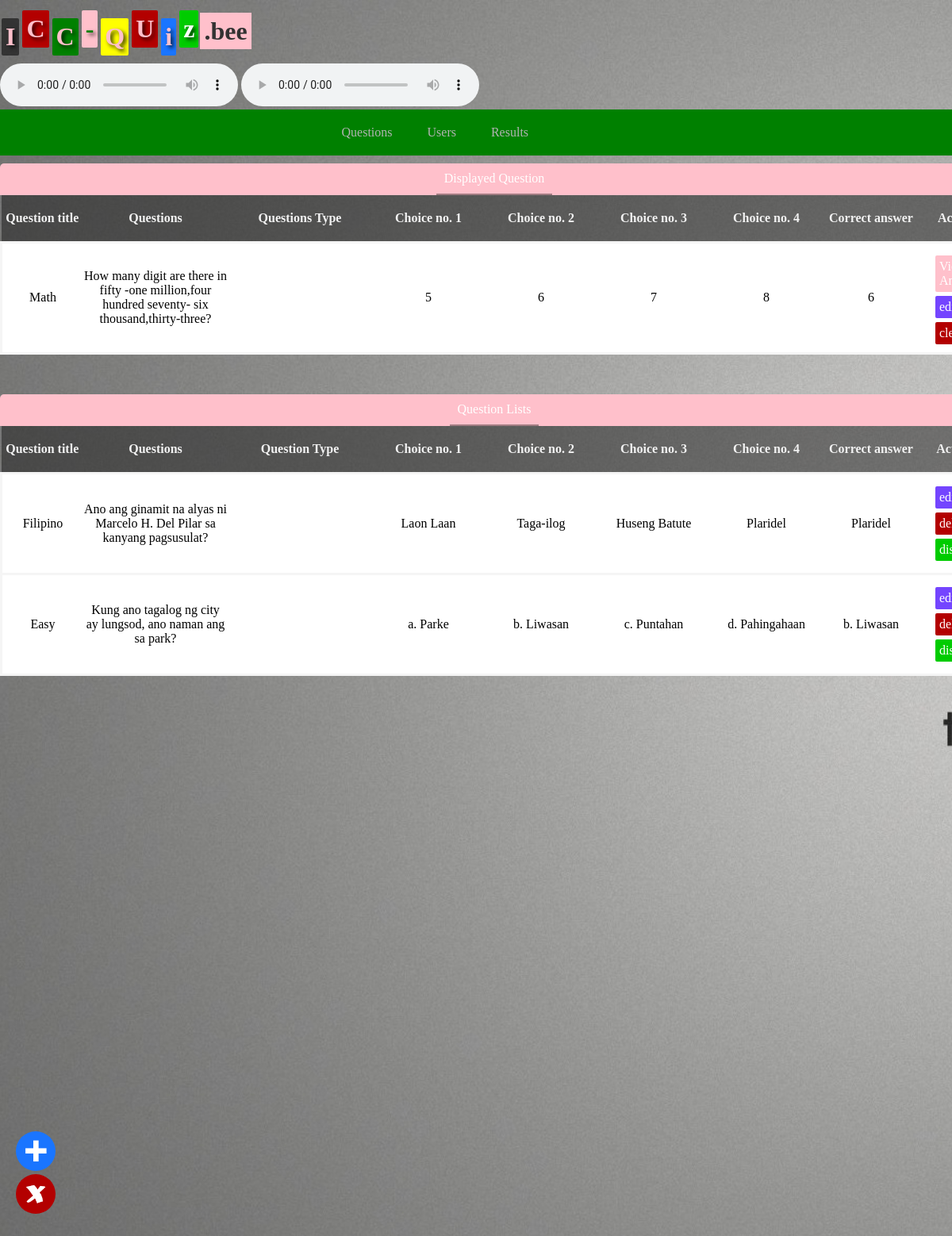
Screenshot of /admin.php (signed in) with the database file from the repository.
### tables this page shows
CREATE TABLE `question_display` (
  `question_no` int(11) NOT NULL,
  `choice_one` varchar(255) DEFAULT NULL,
  `choice_two` varchar(255) DEFAULT NULL,
  `choice_three` varchar(255) DEFAULT NULL,
  `choice_four` varchar(255) DEFAULT NULL,
  `main_question` varchar(265) NOT NULL,
  `type` varchar(265) NOT NULL,
  `answer` varchar(200) NOT NULL,
  `question_title` varchar(400) NOT NULL
);

CREATE TABLE `table_for_questions` (
  `question_no` int(11) NOT NULL,
  `choice_one` varchar(255) DEFAULT NULL,
  `choice_two` varchar(255) DEFAULT NULL,
  `choice_three` varchar(255) DEFAULT NULL,
  `choice_four` varchar(255) DEFAULT NULL,
  `main_question` text NOT NULL,
  `type` varchar(63) NOT NULL,
  `answer` varchar(200) NOT NULL,
  `question_title` varchar(400) NOT NULL
);

### admin.php (the view, shortened to what this page needs)
<?php
$type=$_GET['quiz_type'];
if (isset($_SESSION['admin_id'])) {
include("connection.php");
?>
<!DOCTYPE html>
<html>
<head>
</head>
<body>
<div class="menu"><div class="logos">
	<div class="logo"><h1><span>I</span><span>C</span><span>C</span><span>-</span><span>Q</span><span>U</span><span>i</span><span>z</span><label>.bee</label> </h1></div>
</div>
			<audio class="audio" controls="controls" onloadeddata="var audioPlayer = this;setTimeout(function(){audioPlayer.play();},8000)">
	<source src="clock.mp3" type="audio/mp3">
</audio>
<audio class="audio" controls="controls" onloadeddata="var audioPlayer = this;setTimeout(function(){audioPlayer.play();},14000)">
	<source src="time.mp3" type="audio/mp3">
</audio>
<div class="header">
	<div class="table">
	<div class="main_table">
		<ul><li><a href="main_admin.php" target="_blank">Questions </a></li>
		<li><a href="user.php"  target="_blank">Users</a></li>
	<li><a href="final_result.php"  target="_blank">Results</a></li>
	</div>
	</div>
</div>
<div class="main">
<div class="final_question">
	<div class="heads"><span>Displayed Question </span></div>
<?php
include("select_display.php");
?>
</div>
	<div class="sulod">
		<div class="heads"><span>Question Lists</span></div>
	<table>
		<thead>
		<tr>
			  <th style="width:80px;">Question title</th>
			  <th style="width: 100px;">Questions</th>
			  <th style="width:100px;">Question Type</th>
			  <th style="width:100px;">Choice no. 1</th>
			  <th style="width:100px;">Choice no. 2</th>
			  <th style="width:100px;">Choice no. 3</th>
			  <th style="width:100px;">Choice no. 4</th>
			   <th style="width:100px;">Correct answer</th>
			  <th><center>Action</center></th>
			</tr>
			</thead>
			<?php
$select = mysqli_query($conn,"SELECT * from table_for_questions where type='$type' order by question_no DESC");
       while ($result=mysqli_fetch_array($select)) {
    ?>
<tr class="hover">
				<td><div class="title_"><?php echo $result['question_title']; ?></div></td>
				<td><div class="question"><?php echo $result['main_question']; ?></div></td>
				<td><div class="question"><?php echo $result['type']; ?></div></td>
<td><div class="choices"><?php echo $result['choice_one']; ?></div></td>
<td><div class="choices"><?php echo $result['choice_two']; ?></div></td>
<td><div class="choices"><?php echo $result['choice_three']; ?></div></td>
<td><div class="choices"><?php echo $result['choice_four']; ?></div></td>
<td><div class="correct"><?php echo $result['answer']; ?></div></td>
<td class="log"><div class="logos">
	<a class="edit" href="admin.php?update=true&&question=<?php echo $result['main_question']; ?>&&choice_one=<?php echo $result['choice_one']; ?>&&choice_two=<?php echo $result['choice_two']; ?>&&choice_three=<?php echo $result['choice_three']; ?>&&choice_four=<?php echo $result['choice_four']; ?>&&correct=<?php echo $result['answer'];?>&&title=<?php echo $result['question_title'];?>&&no=<?php echo $result['question_no']; ?>">edit</a>
		<a href="delete.php?no=<?php echo $result['question_no']; ?>" class="delete">delete</a>
		<a href="display.php?question=<?php echo $result['main_question']; ?>&&choice_one=<?php echo $result['choice_one']; ?>&&choice_two=<?php echo $result['choice_two']; ?>&&choice_three=<?php echo $result['choice_three']; ?>&&choice_four=<?php echo $result['choice_four']; ?>&&correct=<?php echo $result['answer'];?>&&title=<?php echo $result['question_title'];?>&&no=<?php echo $result['question_no']; ?>&&type=<?php echo $type; ?>" class="display" style=" margin-bottom: 5px;">display</a>
</div></td>
			</tr>
    <?php
       }
			?>
	</table>
	<div style="height: 150px;"></div>
	</div>
</div>
</div>
<div class="add_delete">
	<div class="add"><img src="images/add.png"></div>
	<div class="del"><a href="deleteallquestion.php"><img src="images/delete.png"></a></div>
</div>
</body>
</html>
		<?php
}else{
header("location:mainadmin.php");
}
?>

### select_display.php
<?php
include("connection.php");
?>
<table>
		<thead>
		<tr>
			  <th style="width:100px;">Question title</th>
			  <th style="width: 180px;">Questions</th>
			  <th style="width: 180px;">Questions  Type</th>
			  <th style="width:140px;">Choice no. 1</th>
			  <th style="width:140px;">Choice no. 2</th>
			  <th style="width:140px;">Choice no. 3</th>
			  <th style="width:140px;">Choice no. 4</th>
			   <th style="width:120px;">Correct answer</th>
			  <th><center>Action</center></th>
			</tr>
			</thead>
			<?php
$select = mysqli_query($conn,"SELECT * from question_display ");
       while ($result=mysqli_fetch_array($select)) {
    ?>
<tr class="hover">
				<td><div class="title_"><?php echo $result['question_title']; ?></div></td>
				<td><div class="question"><?php echo $result['main_question']; ?></div></td>
				<td><div class="question"><?php echo $type; ?></div></td>
<td><div class="choices"><?php echo $result['choice_one']; ?></div></td>
<td><div class="choices"><?php echo $result['choice_two']; ?></div></td>
<td><div class="choices"><?php echo $result['choice_three']; ?></div></td>
<td><div class="choices"><?php echo $result['choice_four']; ?></div></td>
<td><div class="correct"><?php echo $result['answer']; ?></div></td>
<td class="log"><div class="logos">
	<a href="answer.php?type=<?php echo $type ?>" class="answer">View Answer</a>
	<a class="edit" href="admin.php?display=true&&update=true&&question=<?php echo $result['main_question']; ?>&&choice_one=<?php echo $result['choice_one']; ?>&&choice_two=<?php echo $result['choice_two']; ?>&&choice_three=<?php echo $result['choice_three']; ?>&&choice_four=<?php echo $result['choice_four']; ?>&&correct=<?php echo $result['answer'];?>&&title=<?php echo $result['question_title'];?>&&no=<?php echo $result['question_no']; ?>">edit</a>
		<a href="clear.php" class="delete">clear</a>
</div></td>
			</tr>
    <?php
       }
			?>
	</table>

### admin.php (style rules this page uses)
body { margin: 0px; background: url(images/think.jpg); overflow-y: hidden; font-family: corbel; background-repeat: no-repeat; background-attachment: fixed; background-size: cover; }
h1 span:first-child { background: rgba(26, 26, 26,.7); color: pink; margin: 2px; padding:5px; }
h1 span:nth-child(2) { background:rgb(179, 0, 0); color: pink; margin: 2px; position: relative; bottom: 10px; padding:5px; }
h1 span:nth-last-of-type(5) { background: pink; color: green; margin: 2px; position: relative; bottom: 10px; padding:5px; }
h1 span:nth-last-of-type(6) { background: green; color: pink; margin: 2px; padding:5px; }
h1 span:nth-last-of-type(4) { background: yellow; color: pink; margin: 2px; padding:5px; }
h1 span:nth-last-of-type(2) { background: rgb(26, 117, 255); color: pink; margin: 2px; padding:5px; }
h1 span:nth-last-of-type(3) { background:rgb(179, 0, 0); color: pink; margin: 2px; position: relative; bottom: 10px; padding:5px; }
h1 span:last-of-type { background: rgb(0, 204, 0); color: white; margin: 2px; padding:5px; position: relative; bottom: 10px; }
h1 span { text-shadow: 3px 3px 5px rgba(0,0,0,.8); }
h1 label { display: inline; background: pink; padding: 5px; color: rgb(50,50,50); }
.main { position: absolute; height: 100%; overflow: scroll; width: 100%; }
.sulod { width: 1200px; margin: auto; margin-top: 50px; }
table { width: 100%; }
table, td { border-collapse: collapse; }
tr.hover { border: solid rgb(245, 245, 245); }
td { text-align: center; }
th { text-align: center; padding-top: 20px; padding-bottom: 20px; background:rgba(26, 26, 26,.5); color:rgb(242, 242, 242); }
.question { width: 180px; word-wrap: break-word; max-width: 180px; height: auto; text-align: center; }
.choices { width: 140px; word-wrap: break-word; max-width: 140px; text-align: center; }
.correct { width: 120px; word-wrap: break-word; max-width: 120px; text-align: center; }
.logos a { text-decoration: none; color: white; padding: 5px; margin-top: 5px; float: left; margin-left: 10px; border-radius: 2px; }
.logos span { text-decoration: none; color: white; padding: 5px; margin-top: 5px; float: left; margin-left: 10px; border-radius: 2px; cursor: default; }
.edit { background: rgb(116, 69, 255); }
.delete { background:rgb(179, 0, 0); }
.answer { background:pink; }
.log { text-align: left; padding: 10px; }
.display { background: rgb(0, 204, 0); }
.add_delete { position: fixed; left: 20px; bottom: 50px; }
.add img { background: rgb(26, 117, 255); width: 30px; height: 30px; border-radius: 100%; padding: 10px; }
.del a img { width: 30px; height: 30px; border-radius: 100%; padding: 10px; background:rgb(179, 0, 0); }
.title_ { width: 100px; word-wrap: break-word; max-width: 100px; height: auto; text-align: center; }
.final_question { width: 1200px; margin: auto; margin-top: 10px; }
.heads span { margin: 0px; color: white; padding: 10px; display: inline-block; border-bottom:2px solid rgba(20,20,20,.4); }
.heads { background:pink; width: 1246px; text-align: center; border-top-left-radius: 5px; border-top-right-radius: 5px; }
.header { background:green; }
.table { width: 379px; margin: auto; }
ul li { display: inline-block; list-style-type: none; }
ul { padding: 0px; margin: 0px; cursor: pointer; }
ul li a { padding: 20px; text-decoration: none; color: #b3b3b3; display: inline-block; }

### rows the page displays
question_display: question_title "Math", main_question "How many digit are there in fifty -one million,four hundred seventy- six thousand,thirty-three?", choice_one "5", choice_two "6", choice_three "7", choice_four "8", answer "6"
table_for_questions: question_title "Filipino", main_question "Ano ang ginamit na alyas ni Marcelo H. Del Pilar sa kanyang pagsusulat?", choice_one "Laon Laan", choice_two "Taga-ilog", choice_three "Huseng Batute", choice_four "Plaridel", answer "Plaridel"
table_for_questions: question_title "Easy", main_question "Kung ano tagalog ng city ay lungsod, ano naman ang sa park?", choice_one "a. Parke", choice_two "b. Liwasan", choice_three "c. Puntahan", choice_four "d. Pahingahaan", answer "b. Liwasan"
